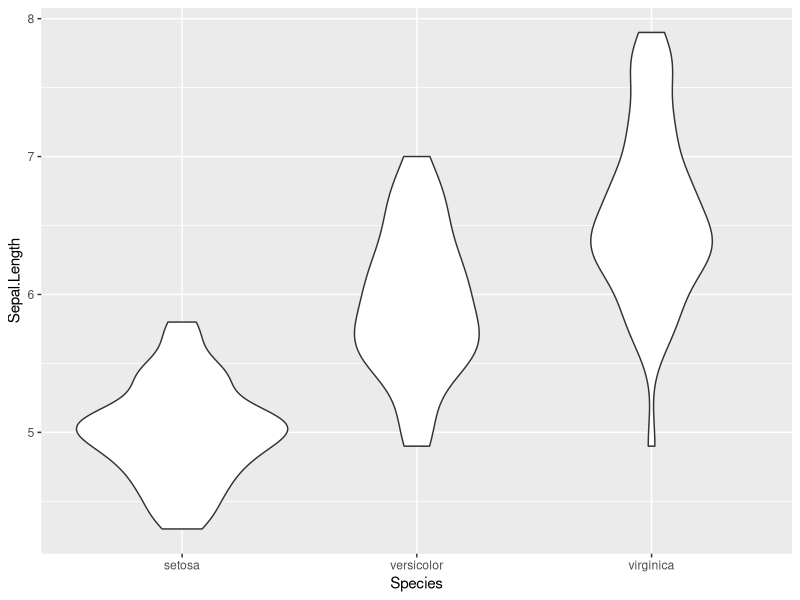
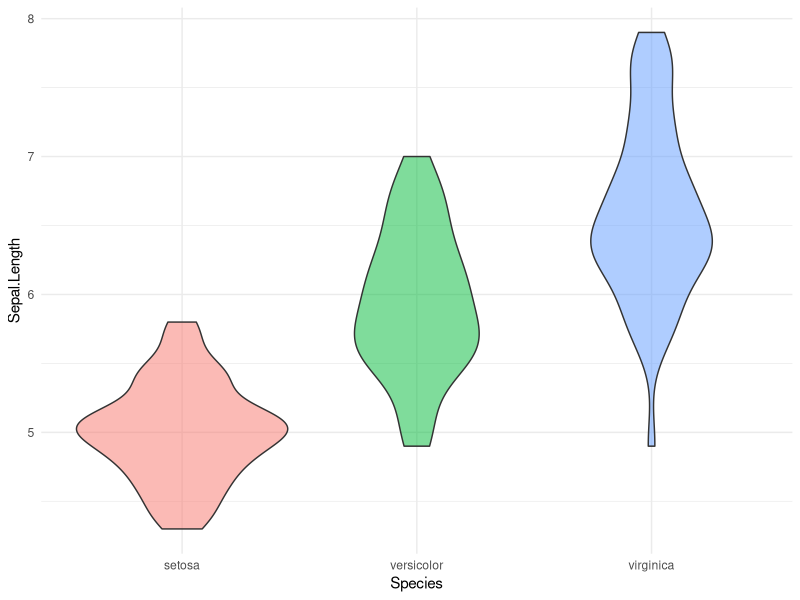
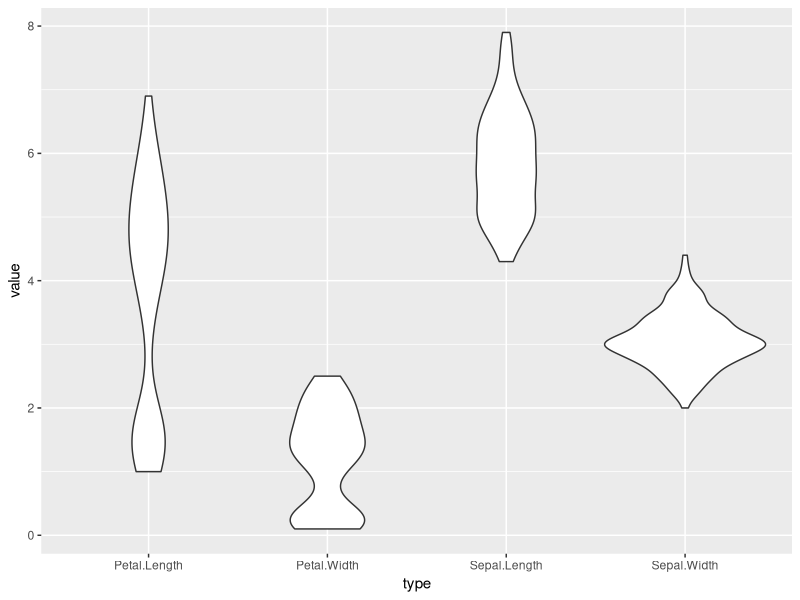
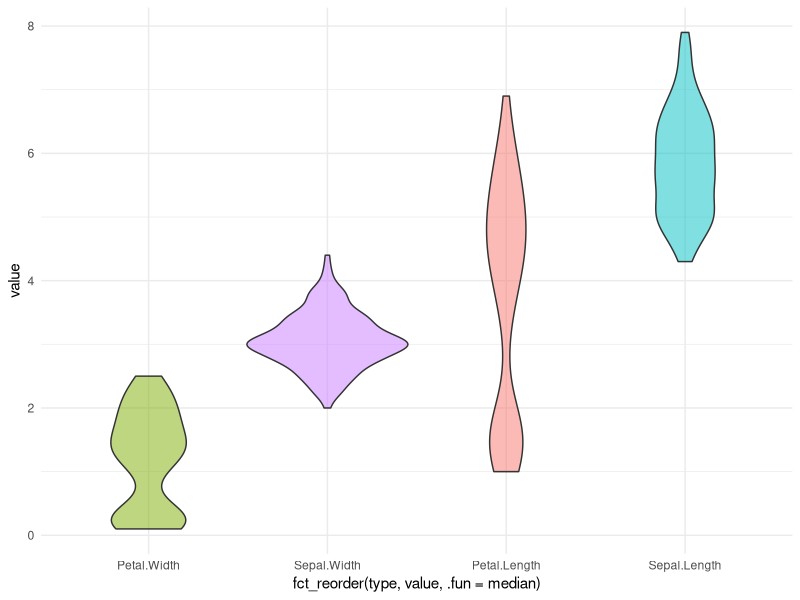
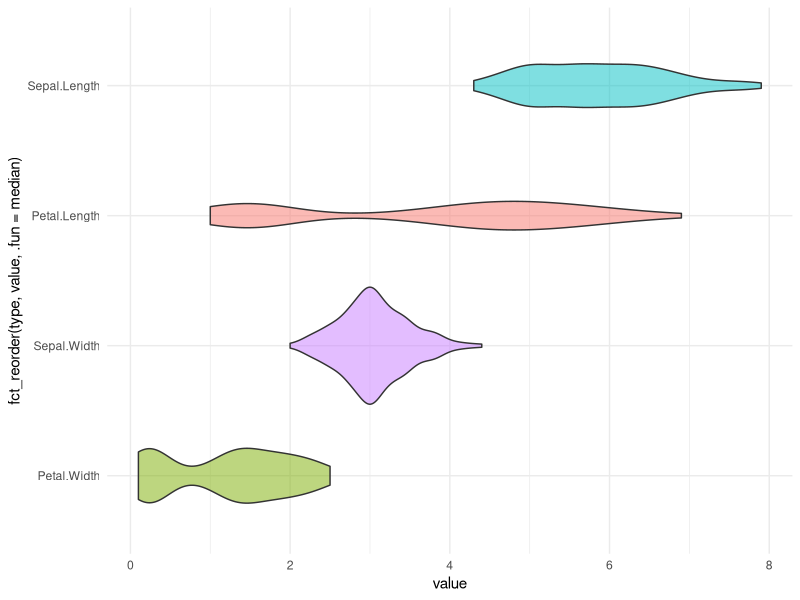
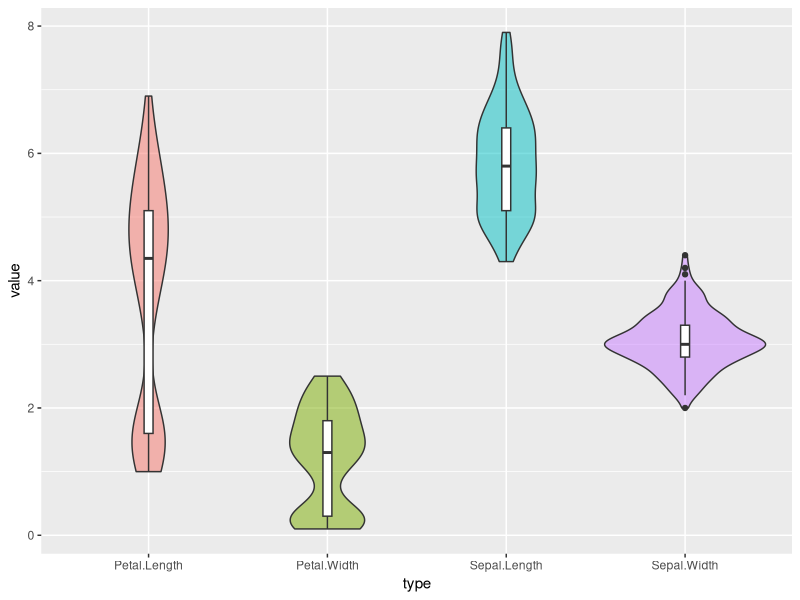
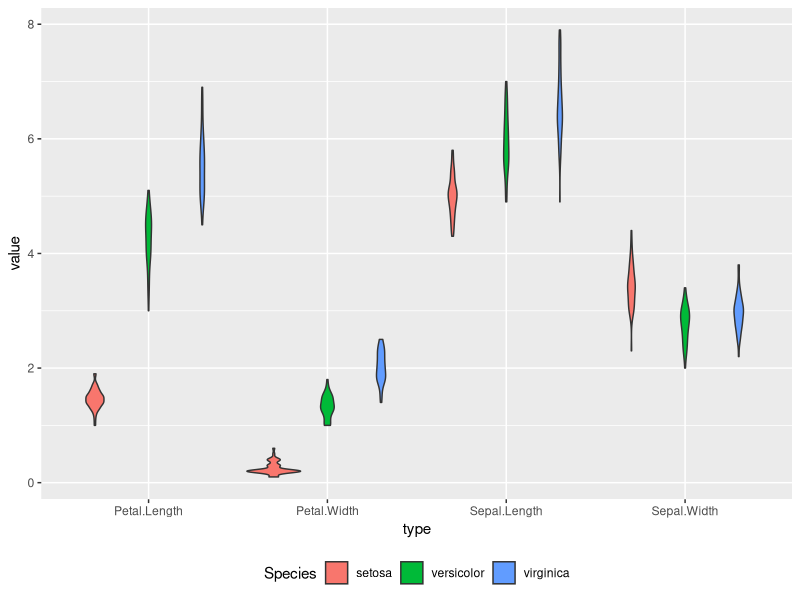

R code for these plots, in order:
## ---- chunk 1
library(tidyverse)
## ---- chunk 2
#| fig-cap: 基础geom_violin

ggplot(iris, aes(x = Species, y = Sepal.Length)) + 
  geom_violin()
## ---- chunk 3
#| fig-cap: 稍微美化的geom_violin

ggplot(iris, aes(x = Species, y = Sepal.Length, fill = Species)) + 
  geom_violin(alpha = 0.5) + 
  theme_minimal() + 
  theme(legend.position = "none") 
## ---- chunk 4
#| fig-cap: iris数据(wider格式数据)
knitr::kable(head(iris))
## ---- chunk 5
#| fig-cap: iris数据(wider格式数据转化为long格式后)

iris_long <- iris |> 
  gather(key = "type", value = "value", -Species)

knitr::kable(head(iris_long))

table(iris_long$type)
## ---- chunk 6
#| fig-cap: iris数据(wider格式数据转化为long格式后)小提琴图

ggplot(iris_long, aes(x = type, y = value)) +
  geom_violin()
## ---- chunk 7
#| fig-cap: 使用fct_reorder()排序小提琴图

iris_long |> 
  # 重点是这里的fct_reorder
  ggplot(aes(x = fct_reorder(type, value, .fun = median), y = value, fill = type)) + 
  geom_violin(alpha = 0.5) + 
  theme_minimal() + 
  theme(legend.position = "none")
## ---- chunk 8
#| fig-cap: 使用coord_flip()横向显示小提琴图

iris_long |> 
  ggplot(aes(x = value, y = fct_reorder(type, value, .fun = median), fill = type)) + 
  geom_violin(alpha = 0.5) + 
  theme_minimal() + 
  theme(legend.position = "none") 
## ---- chunk 9
#| fig-cap: 小提琴图与箱线图结合

iris_long |> 
  ggplot(aes(x = type, y = value)) + 
  geom_violin(aes(fill = type), alpha = 0.5) + 
  geom_boxplot(width = 0.05) + 
  theme(legend.position = "none") 
## ---- chunk 10
#| fig-cap: 分组小提琴图
ggplot(iris_long, aes(x = type, y = value, fill = Species)) +
  geom_violin() +
  theme(legend.position = "bottom")
